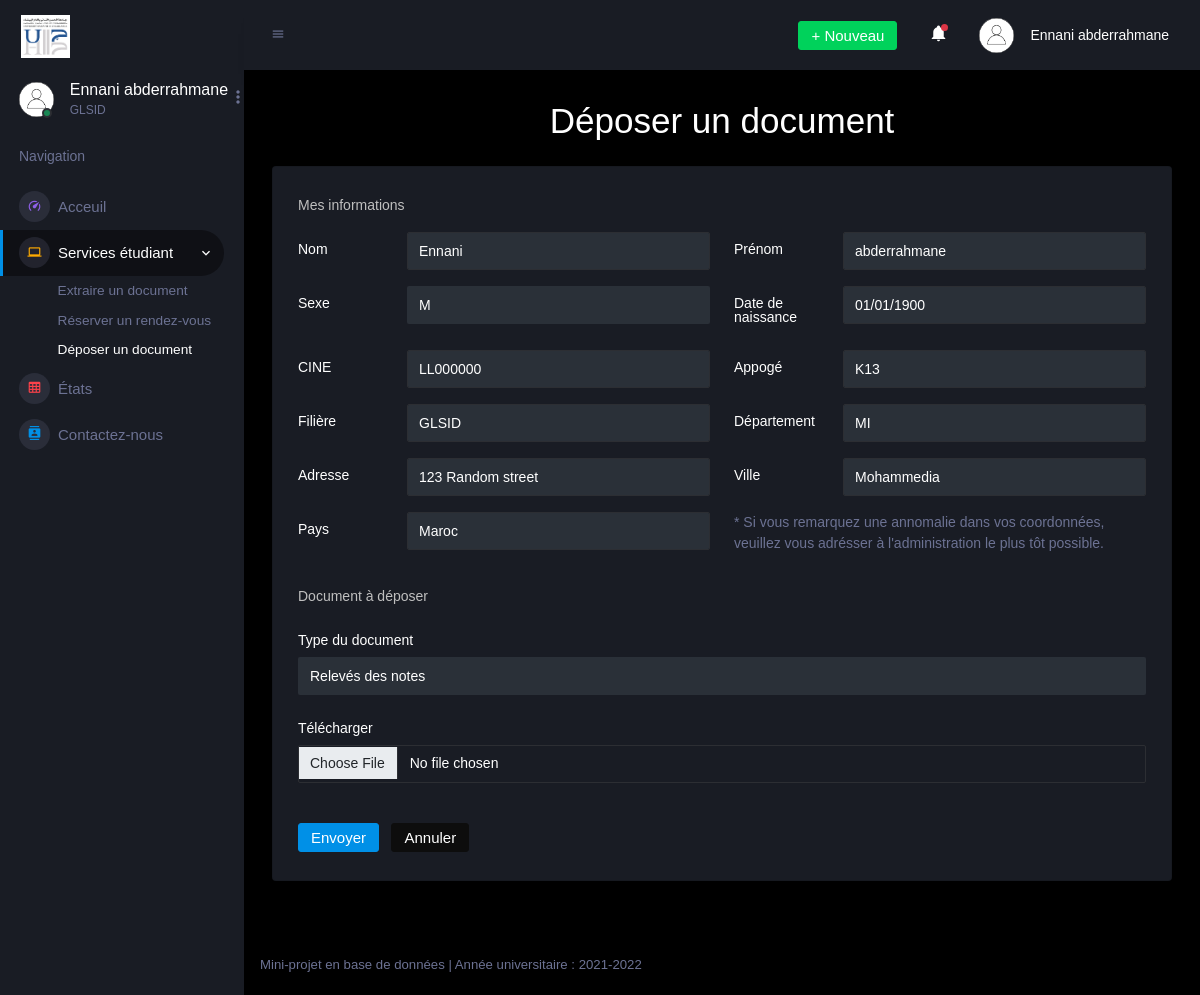
/Dashboard/student/pages/deposer.php (signed in), run on the app's committed database.
### tables this page shows
CREATE TABLE `etudiant` (
  `IDETUD` varchar(50) NOT NULL,
  `CINE` varchar(50) NOT NULL,
  `NOMETU` varchar(80) DEFAULT NULL,
  `PRENOMETUD` varchar(80) DEFAULT NULL,
  `idFiliere` int(11) DEFAULT NULL,
  `EmailEtud` varchar(100) NOT NULL,
  `PassEtud` varchar(100) NOT NULL,
  `statutCmp` tinyint(1) NOT NULL,
  `PAYS` varchar(100) DEFAULT NULL,
  `VILLE` varchar(100) DEFAULT NULL,
  `ADRESSE` varchar(100) DEFAULT NULL,
  `DATENAISSANCE` date DEFAULT NULL,
  `SEXE` char(1) NOT NULL
);

CREATE TABLE `filiere` (
  `idFiliere` int(11) NOT NULL,
  `filiere` varchar(50) NOT NULL,
  `idDepartement` varchar(5) NOT NULL
);

### Dashboard/student/data/function.php (called while the page is built, shortened)
<?php
function functions($type,$id){
    $sql["user"]="select NOMETU, PRENOMETUD, filiere from etudiant LEFT JOIN filiere ON etudiant.idFiliere=filiere.idFiliere where IDETUD=\"$id\"";
    $sql["userData"]="SELECT NOMETU,PRENOMETUD,SEXE,DATENAISSANCE,CINE, IDETUD, filiere, idDepartement, ADRESSE, VILLE, PAYS FROM etudiant LEFT JOIN filiere ON etudiant.idFiliere=filiere.idFiliere WHERE IDETUD=\"$id\"";
    $sql["loadRdv"]="SELECT DATERDV, INTITULETYPERDV, `HEURERDV` FROM rdv LEFT JOIN typerdv ON rdv.`IDTYPERDV`=typerdv.`IDTYPERDV` WHERE `STATUS`=0 AND IDETUD=\"$id\" LIMIT 3";
    $sql["loadRdvExt"]="SELECT DATERDV, INTITULETYPERDV, `HEURERDV`,`STATUS` FROM rdv LEFT JOIN typerdv ON rdv.`IDTYPERDV`=typerdv.`IDTYPERDV` WHERE IDETUD=\"$id\"";
    $sql["loadDoc"]="SELECT IDDOC,INTITULETYPE, DATEREDACTION, STATUS FROM documentextrait LEFT JOIN typedocument ON documentextrait.IDTYPEDOC=typedocument.IDTYPEDOC WHERE IDETUD=\"$id\" ORDER BY IDDOC LIMIT 3";
    $sql["loadDocExt"]="SELECT IDDOC,INTITULETYPE, DATEREDACTION, STATUS FROM documentextrait LEFT JOIN typedocument ON documentextrait.IDTYPEDOC=typedocument.IDTYPEDOC WHERE IDETUD=\"$id\" ORDER BY IDDOC";
    $sql["loadDocDepo"]="SELECT IDDOCDEPO, LIBELLE, STATUS, DATEDEPO FROM documentdepose WHERE IDETUD=\"$id\"";
    $sql["getLastDocReady"]="SELECT IDDOC FROM documentextrait WHERE IDETUD=\"$id\" AND STATUS=0 ORDER BY DATEREDACTION DESC LIMIT 2";
    $sql["getDocList"]="SELECT * FROM typedocument";
    return $sql[$type];
}
function exeFunc($type,$id){
    $result = mysqli_query($conex, functions($type,$id));
    return $result;
}
function longDate($date){
    $dateArr=explode("-",$date);
    return $dateArr[2]."/".$dateArr[1]."/".$dateArr[0];
}
?>

### Dashboard/student/partials/_infos.php (the view)
<?php
$result = exeFunc("userData", $_SESSION['idEt']);
$row = mysqli_fetch_assoc($result); ?>
<p class="card-description"> Mes informations</p>
<div class="row">
  <div class="col-md-6">
    <div class="form-group row">
      <label class="col-sm-3 col-form-label">Nom</label>
      <div class="col-sm-9">
        <input type="text" class="form-control" readonly value="<?=$row['NOMETU']?>"/>
      </div>
    </div>
  </div>
  <div class="col-md-6">
    <div class="form-group row">
      <label class="col-sm-3 col-form-label">Prénom</label>
      <div class="col-sm-9">
        <input type="text" class="form-control" readonly value="<?=$row['PRENOMETUD']?>"/>
      </div>
    </div>
  </div>
</div>
<div class="row">
  <div class="col-md-6">
    <div class="form-group row">
      <label class="col-sm-3 col-form-label">Sexe</label>
      <div class="col-sm-9">
        <select class="form-control" readonly value="<?=$row['SEXE']?>">
          <option><?=$row['SEXE']?></option>
        </select>
      </div>
    </div>
  </div>
  <div class="col-md-6">
    <div class="form-group row">
      <label class="col-sm-3 col-form-label">Date de naissance</label>
      <div class="col-sm-9">
        <input class="form-control" readonly value="<?=longDate($row['DATENAISSANCE'])?>"/>
      </div>
    </div>
  </div>
</div>
<div class="row">
  <div class="col-md-6">
    <div class="form-group row">
      <label class="col-sm-3 col-form-label">CINE</label>
      <div class="col-sm-9">
        <input class="form-control" value="<?=$row['CINE']?>" readonly />
      </div>
    </div>
  </div>
  <div class="col-md-6">
    <div class="form-group row">
      <label class="col-sm-3 col-form-label">Appogé </label>
      <div class="col-sm-9">
        <input class="form-control" readonly value="<?=$row['IDETUD']?>" />
      </div>
    </div>
  </div>
</div>
<div class="row">
  <div class="col-md-6">
    <div class="form-group row">
      <label class="col-sm-3 col-form-label">Filière</label>
      <div class="col-sm-9">
        <input class="form-control" readonly value="<?=$row['filiere']?>" />
      </div>
    </div>
  </div>
  <div class="col-md-6">
    <div class="form-group row">
      <label class="col-sm-3 col-form-label">Département </label>
      <div class="col-sm-9">
        <input class="form-control" readonly value="<?=$row['idDepartement']?>"/>
      </div>
    </div>
  </div>
</div>
<div class="row">
  <div class="col-md-6">
    <div class="form-group row">
      <label class="col-sm-3 col-form-label">Adresse</label>
      <div class="col-sm-9">
        <input type="text" class="form-control" readonly value="<?=$row['ADRESSE']?>"/>
      </div>
    </div>
  </div>
  <div class="col-md-6">
    <div class="form-group row">
      <label class="col-sm-3 col-form-label">Ville</label>
      <div class="col-sm-9">
        <input type="text" class="form-control" readonly value="<?=$row['VILLE']?>"/>
      </div>
    </div>
  </div>
</div>
<div class="row">
  <div class="col-md-6">
    <div class="form-group row">
      <label class="col-sm-3 col-form-label">Pays</label>
      <div class="col-sm-9">
        <input type="text" class="form-control" readonly value="<?=$row['PAYS']?>"/>
      </div>
    </div>
  </div>
  <div class="col-md-6">
    <div class="form-group row">
      <p class="text-muted">* Si vous remarquez une annomalie dans vos coordonnées, veuillez vous adrésser à l'administration le plus tôt possible.</p>
    </div>
  </div>
</div>

### Dashboard/student/partials/_sidebar.php (shortened to what this page needs)
<?php
            if(isset($_SESSION['email']) and isset($_SESSION['idEt'])){
            require_once('../data/function.php');
              $result = exeFunc("user", $_SESSION['idEt']);
              if ($result->num_rows > 0) {
                $data = $result->fetch_assoc();
?>
<nav class="sidebar sidebar-offcanvas" id="sidebar">
  <div class="sidebar-brand-wrapper d-none d-lg-flex align-items-center justify-content-center fixed-top">
    <a class="sidebar-brand brand-logo" href="../index.php"><img src="../assets/images/logo.png" alt="logo" /></a>
  </div>
  <ul class="nav">
    <li class="nav-item profile">
      <div class="profile-desc">
        <div class="profile-pic">
          <div class="count-indicator">
            <img class="img-xs rounded-circle " src="../assets/images/user.png" alt="">
            <span class="count bg-success"></span>
          </div>
          <div class="profile-name">
            <h5 class="mb-0 font-weight-normal"><?=$data['NOMETU'].' '.$data['PRENOMETUD']?></h5>
            <span><?=$data['filiere']?></span>
          </div>
        </div>
        <a href="#" id="profile-dropdown" data-bs-toggle="dropdown"><i class="mdi mdi-dots-vertical"></i></a>
      </div>
    </li>
    <li class="nav-item nav-category">
      <span class="nav-link">Navigation</span>
    </li>
    <li class="nav-item menu-items">
      <a class="nav-link" href="../index.php">
        <span class="menu-icon">
          <i class="mdi mdi-speedometer"></i>
        </span>
        <span class="menu-title">Acceuil</span>
      </a>
    </li>
    <li class="nav-item menu-items">
      <a class="nav-link" data-bs-toggle="collapse" href="#ui-basic" aria-expanded="false" aria-controls="ui-basic">
        <span class="menu-icon">
          <i class="mdi mdi-laptop"></i>
        </span>
        <span class="menu-title">Services étudiant</span>
        <i class="menu-arrow"></i>
      </a>
      <div class="collapse" id="ui-basic">
        <ul class="nav flex-column sub-menu">
          <li class="nav-item"> <a class="nav-link" href="extraire.php">Extraire un document</a></li>
          <li class="nav-item"> <a class="nav-link" href="rdv.php">Réserver un rendez-vous</a></li>
          <li class="nav-item"> <a class="nav-link" href="deposer.php">Déposer un document</a></li>
        </ul>
      </div>
    </li>
    <li class="nav-item menu-items">
      <a class="nav-link" href="status.php">
        <span class="menu-icon">
          <i class="mdi mdi-table-large"></i>
        </span>
        <span class="menu-title">États</span>
      </a>
    </li>
    <li class="nav-item menu-items">
      <a class="nav-link" href="contact.php">
        <span class="menu-icon">
          <i class="mdi mdi-contacts"></i>
        </span>
        <span class="menu-title">Contactez-nous</span>
      </a>
    </li>
  </ul>
</nav>
<?php
        }
    }
    else{
            header("location:../../../identifier.php");
        }
?>

### Dashboard/student/partials/_navbar.php (shortened to what this page needs)
<?php
       if(isset($_SESSION['email']) and isset($_SESSION['idEt'])){
           require_once('../data/function.php');
           $result=exeFunc("user",$_SESSION['idEt']);
           if ($result->num_rows>0) {
           $data=$result->fetch_assoc();
?>
<nav class="navbar p-0 fixed-top d-flex flex-row">
  <div class="navbar-menu-wrapper flex-row d-flex align-items-stretch">
    <button class="navbar-toggler navbar-toggler align-self-center" type="button" data-toggle="minimize">
      <span class="mdi mdi-menu"></span>
    </button>
    <ul class="navbar-nav navbar-nav-right">
      <li class="nav-item dropdown d-none d-lg-block">
        <a class="nav-link btn btn-success create-new-button" id="createbuttonDropdown" data-bs-toggle="dropdown" aria-expanded="false" href="#">+ Nouveau</a>
      </li>
      <li class="nav-item dropdown border-left">
        <a class="nav-link count-indicator dropdown-toggle" id="notificationDropdown" href="#" data-bs-toggle="dropdown">
          <i class="mdi mdi-bell"></i>
          <span class="count bg-danger"></span>
        </a>
      </li>
      <li class="nav-item dropdown">
        <a class="nav-link" id="profileDropdown" href="#" data-bs-toggle="dropdown">
          <div class="navbar-profile">
            <img class="img-xs rounded-circle" src="../assets/images/user.png" alt="">
            <p class="mb-0 d-none d-sm-block navbar-profile-name"><?=$data['NOMETU'].' '.$data['PRENOMETUD']?></p>
          </div>
        </a>
      </li>
    </ul>
  </div>
</nav>
<?php
        }
    }
    else{
            header("location:../../../identifier.php");
        }
?>

### data on the page
etudiant: NOMETU "Ennani", PRENOMETUD "abderrahmane", idFiliere.filiere "GLSID", SEXE "M", DATENAISSANCE "01/01/1900", CINE "LL000000", IDETUD "K13", idFiliere.idDepartement "MI", ADRESSE "123 Random street", VILLE "Mohammedia", PAYS "Maroc"
